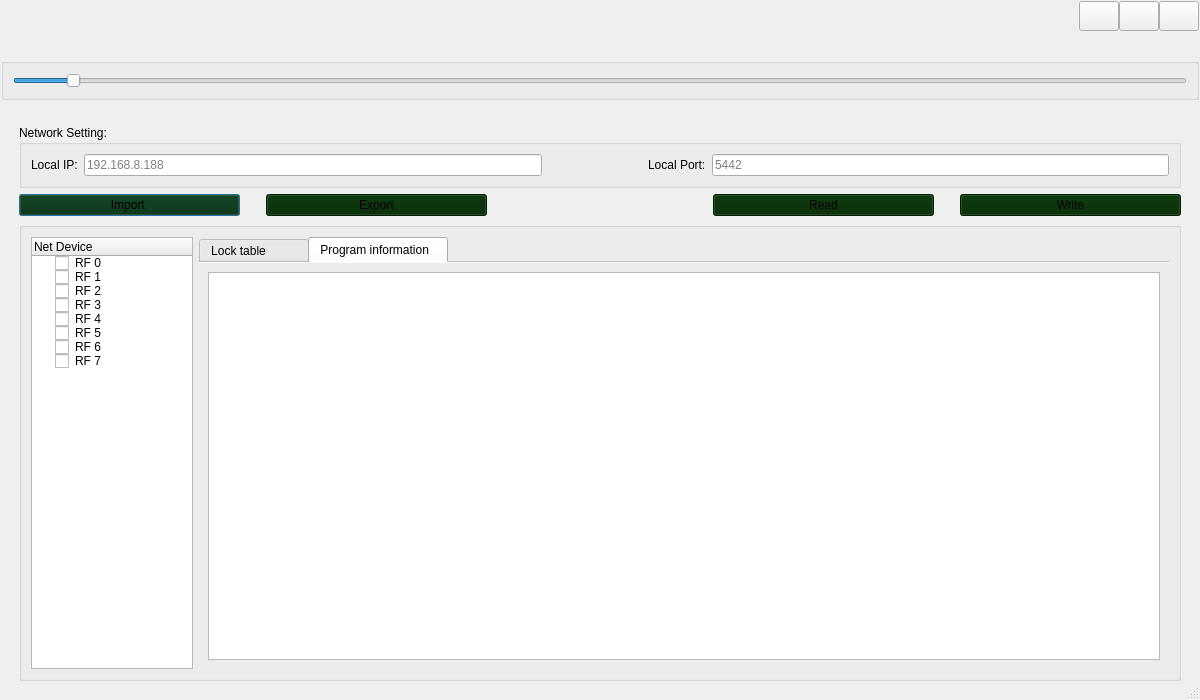
<?xml version="1.0" encoding="UTF-8"?>
<ui version="4.0">
 <class>Hdmioptiongui</class>
 <widget class="QDialog" name="Hdmioptiongui">
  <property name="enabled">
   <bool>true</bool>
  </property>
  <property name="geometry">
   <rect>
    <x>0</x>
    <y>0</y>
    <width>1200</width>
    <height>700</height>
   </rect>
  </property>
  <property name="sizePolicy">
   <sizepolicy hsizetype="Expanding" vsizetype="Expanding">
    <horstretch>0</horstretch>
    <verstretch>0</verstretch>
   </sizepolicy>
  </property>
  <property name="windowTitle">
   <string>Form</string>
  </property>
  <property name="layoutDirection">
   <enum>Qt::LeftToRight</enum>
  </property>
  <property name="sizeGripEnabled">
   <bool>true</bool>
  </property>
  <layout class="QVBoxLayout" name="verticalLayout">
   <property name="spacing">
    <number>7</number>
   </property>
   <property name="leftMargin">
    <number>1</number>
   </property>
   <property name="topMargin">
    <number>1</number>
   </property>
   <property name="rightMargin">
    <number>1</number>
   </property>
   <property name="bottomMargin">
    <number>1</number>
   </property>
   <item>
    <widget class="QWidget" name="widgetTitle" native="true">
     <property name="sizePolicy">
      <sizepolicy hsizetype="Preferred" vsizetype="Fixed">
       <horstretch>0</horstretch>
       <verstretch>0</verstretch>
      </sizepolicy>
     </property>
     <layout class="QHBoxLayout" name="horizontalLayout_2">
      <property name="spacing">
       <number>10</number>
      </property>
      <property name="leftMargin">
       <number>10</number>
      </property>
      <property name="topMargin">
       <number>0</number>
      </property>
      <property name="rightMargin">
       <number>0</number>
      </property>
      <property name="bottomMargin">
       <number>0</number>
      </property>
      <item>
       <widget class="QLabel" name="labIco">
        <property name="styleSheet">
         <string notr="true"/>
        </property>
        <property name="text">
         <string/>
        </property>
        <property name="alignment">
         <set>Qt::AlignCenter</set>
        </property>
       </widget>
      </item>
      <item>
       <widget class="QLabel" name="labTitle">
        <property name="styleSheet">
         <string notr="true"/>
        </property>
        <property name="text">
         <string/>
        </property>
        <property name="alignment">
         <set>Qt::AlignLeading|Qt::AlignLeft|Qt::AlignVCenter</set>
        </property>
       </widget>
      </item>
      <item>
       <widget class="QWidget" name="widgetTop" native="true">
        <layout class="QHBoxLayout" name="horizontalLayout_3">
         <property name="spacing">
          <number>0</number>
         </property>
         <property name="leftMargin">
          <number>0</number>
         </property>
         <property name="topMargin">
          <number>0</number>
         </property>
         <property name="rightMargin">
          <number>0</number>
         </property>
         <property name="bottomMargin">
          <number>0</number>
         </property>
        </layout>
       </widget>
      </item>
      <item>
       <spacer name="horizontalSpacer">
        <property name="orientation">
         <enum>Qt::Horizontal</enum>
        </property>
        <property name="sizeHint" stdset="0">
         <size>
          <width>40</width>
          <height>20</height>
         </size>
        </property>
       </spacer>
      </item>
      <item>
       <widget class="QWidget" name="widgetMenu" native="true">
        <layout class="QGridLayout" name="gridLayout_2">
         <property name="leftMargin">
          <number>0</number>
         </property>
         <property name="topMargin">
          <number>0</number>
         </property>
         <property name="rightMargin">
          <number>0</number>
         </property>
         <property name="bottomMargin">
          <number>0</number>
         </property>
         <property name="spacing">
          <number>0</number>
         </property>
         <item row="1" column="1" colspan="3">
          <spacer name="verticalSpacer">
           <property name="orientation">
            <enum>Qt::Vertical</enum>
           </property>
           <property name="sizeHint" stdset="0">
            <size>
             <width>20</width>
             <height>20</height>
            </size>
           </property>
          </spacer>
         </item>
         <item row="0" column="1">
          <widget class="QPushButton" name="btnMenu_Min">
           <property name="sizePolicy">
            <sizepolicy hsizetype="Minimum" vsizetype="Expanding">
             <horstretch>0</horstretch>
             <verstretch>0</verstretch>
            </sizepolicy>
           </property>
           <property name="minimumSize">
            <size>
             <width>30</width>
             <height>30</height>
            </size>
           </property>
           <property name="cursor">
            <cursorShape>ArrowCursor</cursorShape>
           </property>
           <property name="focusPolicy">
            <enum>Qt::NoFocus</enum>
           </property>
           <property name="toolTip">
            <string>最小化</string>
           </property>
           <property name="text">
            <string/>
           </property>
          </widget>
         </item>
         <item row="0" column="3">
          <widget class="QPushButton" name="btnMenu_Close">
           <property name="sizePolicy">
            <sizepolicy hsizetype="Minimum" vsizetype="Expanding">
             <horstretch>0</horstretch>
             <verstretch>0</verstretch>
            </sizepolicy>
           </property>
           <property name="minimumSize">
            <size>
             <width>30</width>
             <height>30</height>
            </size>
           </property>
           <property name="cursor">
            <cursorShape>ArrowCursor</cursorShape>
           </property>
           <property name="focusPolicy">
            <enum>Qt::NoFocus</enum>
           </property>
           <property name="toolTip">
            <string>关闭</string>
           </property>
           <property name="text">
            <string/>
           </property>
          </widget>
         </item>
         <item row="0" column="2">
          <widget class="QPushButton" name="btnMenu_Max">
           <property name="sizePolicy">
            <sizepolicy hsizetype="Minimum" vsizetype="Expanding">
             <horstretch>0</horstretch>
             <verstretch>0</verstretch>
            </sizepolicy>
           </property>
           <property name="minimumSize">
            <size>
             <width>30</width>
             <height>30</height>
            </size>
           </property>
           <property name="focusPolicy">
            <enum>Qt::NoFocus</enum>
           </property>
           <property name="text">
            <string/>
           </property>
          </widget>
         </item>
        </layout>
       </widget>
      </item>
     </layout>
    </widget>
   </item>
   <item>
    <widget class="QGroupBox" name="gbx_SelectPage">
     <property name="sizePolicy">
      <sizepolicy hsizetype="Expanding" vsizetype="Fixed">
       <horstretch>0</horstretch>
       <verstretch>0</verstretch>
      </sizepolicy>
     </property>
     <property name="title">
      <string/>
     </property>
     <layout class="QHBoxLayout" name="horizontalLayout" stretch="9">
      <item>
       <widget class="QSlider" name="sli_H">
        <property name="sizePolicy">
         <sizepolicy hsizetype="Expanding" vsizetype="Fixed">
          <horstretch>0</horstretch>
          <verstretch>20</verstretch>
         </sizepolicy>
        </property>
        <property name="minimum">
         <number>6</number>
        </property>
        <property name="maximum">
         <number>72</number>
        </property>
        <property name="value">
         <number>9</number>
        </property>
        <property name="orientation">
         <enum>Qt::Horizontal</enum>
        </property>
       </widget>
      </item>
     </layout>
    </widget>
   </item>
   <item>
    <widget class="QStackedWidget" name="stackedWidget">
     <property name="enabled">
      <bool>true</bool>
     </property>
     <property name="styleSheet">
      <string notr="true"/>
     </property>
     <property name="currentIndex">
      <number>0</number>
     </property>
     <widget class="QWidget" name="page">
      <property name="autoFillBackground">
       <bool>false</bool>
      </property>
      <layout class="QGridLayout" name="gridLayout_8" rowstretch="0,0,1">
       <item row="2" column="0">
        <widget class="QWidget" name="widget" native="true">
         <property name="sizePolicy">
          <sizepolicy hsizetype="Expanding" vsizetype="Expanding">
           <horstretch>0</horstretch>
           <verstretch>0</verstretch>
          </sizepolicy>
         </property>
         <layout class="QGridLayout" name="gridLayout_6">
          <item row="0" column="0">
           <widget class="QGroupBox" name="groupBox">
            <property name="title">
             <string>Network Setting:</string>
            </property>
            <layout class="QGridLayout" name="gridLayout">
             <item row="0" column="0">
              <widget class="QLabel" name="label">
               <property name="text">
                <string>Local IP:</string>
               </property>
              </widget>
             </item>
             <item row="0" column="1">
              <widget class="QLineEdit" name="lin_LIP">
               <property name="text">
                <string/>
               </property>
               <property name="placeholderText">
                <string>192.168.8.188</string>
               </property>
              </widget>
             </item>
             <item row="0" column="4">
              <widget class="QLineEdit" name="lin_LPort">
               <property name="text">
                <string/>
               </property>
               <property name="placeholderText">
                <string>5442</string>
               </property>
              </widget>
             </item>
             <item row="0" column="3">
              <widget class="QLabel" name="label_2">
               <property name="text">
                <string>Local Port:</string>
               </property>
              </widget>
             </item>
             <item row="0" column="2">
              <spacer name="horizontalSpacer_2">
               <property name="orientation">
                <enum>Qt::Horizontal</enum>
               </property>
               <property name="sizeType">
                <enum>QSizePolicy::Fixed</enum>
               </property>
               <property name="sizeHint" stdset="0">
                <size>
                 <width>100</width>
                 <height>20</height>
                </size>
               </property>
              </spacer>
             </item>
            </layout>
           </widget>
          </item>
          <item row="1" column="0">
           <layout class="QHBoxLayout" name="horizontalLayout_4" stretch="1,0,1,1,1,1,1">
            <item>
             <widget class="QPushButton" name="btn_Upload">
              <property name="styleSheet">
               <string notr="true">background-color: rgb(0, 40, 0);</string>
              </property>
              <property name="text">
               <string>Import </string>
              </property>
             </widget>
            </item>
            <item>
             <spacer name="horizontalSpacer_6">
              <property name="orientation">
               <enum>Qt::Horizontal</enum>
              </property>
              <property name="sizeHint" stdset="0">
               <size>
                <width>20</width>
                <height>20</height>
               </size>
              </property>
             </spacer>
            </item>
            <item>
             <widget class="QPushButton" name="btn_Backup">
              <property name="styleSheet">
               <string notr="true">background-color: rgb(0, 40, 0);</string>
              </property>
              <property name="text">
               <string>Export</string>
              </property>
             </widget>
            </item>
            <item>
             <spacer name="horizontalSpacer_5">
              <property name="orientation">
               <enum>Qt::Horizontal</enum>
              </property>
              <property name="sizeHint" stdset="0">
               <size>
                <width>40</width>
                <height>20</height>
               </size>
              </property>
             </spacer>
            </item>
            <item>
             <widget class="QPushButton" name="btn_Read">
              <property name="styleSheet">
               <string notr="true">background-color: rgb(0, 40, 0);</string>
              </property>
              <property name="text">
               <string>Read</string>
              </property>
             </widget>
            </item>
            <item>
             <spacer name="horizontalSpacer_4">
              <property name="orientation">
               <enum>Qt::Horizontal</enum>
              </property>
              <property name="sizeType">
               <enum>QSizePolicy::Fixed</enum>
              </property>
              <property name="sizeHint" stdset="0">
               <size>
                <width>20</width>
                <height>20</height>
               </size>
              </property>
             </spacer>
            </item>
            <item>
             <widget class="QPushButton" name="btn_Write">
              <property name="styleSheet">
               <string notr="true">background-color: rgb(0, 40, 0);</string>
              </property>
              <property name="text">
               <string>Write</string>
              </property>
             </widget>
            </item>
           </layout>
          </item>
          <item row="2" column="0">
           <widget class="QGroupBox" name="groupBox_2">
            <property name="title">
             <string/>
            </property>
            <layout class="QGridLayout" name="gridLayout_5" columnstretch="1,6">
             <item row="0" column="0">
              <widget class="QTreeWidget" name="treeW_RFn">
               <column>
                <property name="text">
                 <string>Net Device</string>
                </property>
                <property name="icon">
                 <iconset>
                  <normaloff>qss/psblack/uilogo/net.png</normaloff>qss/psblack/uilogo/net.png</iconset>
                </property>
               </column>
               <item>
                <property name="text">
                 <string>RF 0</string>
                </property>
                <property name="checkState">
                 <enum>Unchecked</enum>
                </property>
               </item>
               <item>
                <property name="text">
                 <string>RF 1</string>
                </property>
                <property name="checkState">
                 <enum>Unchecked</enum>
                </property>
               </item>
               <item>
                <property name="text">
                 <string>RF 2</string>
                </property>
                <property name="checkState">
                 <enum>Unchecked</enum>
                </property>
               </item>
               <item>
                <property name="text">
                 <string>RF 3</string>
                </property>
                <property name="checkState">
                 <enum>Unchecked</enum>
                </property>
               </item>
               <item>
                <property name="text">
                 <string>RF 4</string>
                </property>
                <property name="checkState">
                 <enum>Unchecked</enum>
                </property>
               </item>
               <item>
                <property name="text">
                 <string>RF 5</string>
                </property>
                <property name="checkState">
                 <enum>Unchecked</enum>
                </property>
               </item>
               <item>
                <property name="text">
                 <string>RF 6</string>
                </property>
                <property name="checkState">
                 <enum>Unchecked</enum>
                </property>
               </item>
               <item>
                <property name="text">
                 <string>RF 7</string>
                </property>
                <property name="checkState">
                 <enum>Unchecked</enum>
                </property>
               </item>
              </widget>
             </item>
             <item row="0" column="1">
              <widget class="QTabWidget" name="tw_Setting">
               <property name="contextMenuPolicy">
                <enum>Qt::DefaultContextMenu</enum>
               </property>
               <property name="currentIndex">
                <number>1</number>
               </property>
               <property name="documentMode">
                <bool>true</bool>
               </property>
               <property name="tabsClosable">
                <bool>false</bool>
               </property>
               <property name="movable">
                <bool>false</bool>
               </property>
               <property name="tabBarAutoHide">
                <bool>false</bool>
               </property>
               <widget class="QWidget" name="tab_Lock">
                <attribute name="title">
                 <string>Lock table         </string>
                </attribute>
                <layout class="QGridLayout" name="gridLayout_4" rowstretch="4">
                 <item row="0" column="0">
                  <widget class="QGroupBox" name="groupBox_3">
                   <property name="sizePolicy">
                    <sizepolicy hsizetype="Preferred" vsizetype="Preferred">
                     <horstretch>0</horstretch>
                     <verstretch>0</verstretch>
                    </sizepolicy>
                   </property>
                   <property name="title">
                    <string/>
                   </property>
                   <layout class="QGridLayout" name="gridLayout_3">
                    <item row="2" column="1">
                     <widget class="QLineEdit" name="lin_Switch"/>
                    </item>
                    <item row="1" column="5">
                     <widget class="QLineEdit" name="lin_Symbol"/>
                    </item>
                    <item row="1" column="1">
                     <widget class="QLineEdit" name="lin_LOF2"/>
                    </item>
                    <item row="2" column="0">
                     <widget class="QLabel" name="label_5">
                      <property name="text">
                       <string>Switch:</string>
                      </property>
                     </widget>
                    </item>
                    <item row="3" column="0">
                     <widget class="QLabel" name="label_6">
                      <property name="text">
                       <string>Diseqc:</string>
                      </property>
                     </widget>
                    </item>
                    <item row="2" column="5">
                     <widget class="QComboBox" name="com_Polarity">
                      <item>
                       <property name="text">
                        <string>H</string>
                       </property>
                      </item>
                      <item>
                       <property name="text">
                        <string>V</string>
                       </property>
                      </item>
                     </widget>
                    </item>
                    <item row="2" column="4">
                     <widget class="QLabel" name="label_9">
                      <property name="text">
                       <string>Polarity:</string>
                      </property>
                     </widget>
                    </item>
                    <item row="1" column="4">
                     <widget class="QLabel" name="label_8">
                      <property name="text">
                       <string>Symbol rate:</string>
                      </property>
                     </widget>
                    </item>
                    <item row="3" column="1">
                     <widget class="QComboBox" name="com_Diseqc">
                      <item>
                       <property name="text">
                        <string>.</string>
                       </property>
                      </item>
                      <item>
                       <property name="text">
                        <string>Diseqc A</string>
                       </property>
                      </item>
                      <item>
                       <property name="text">
                        <string>Diseqc B</string>
                       </property>
                      </item>
                      <item>
                       <property name="text">
                        <string>Diseqc C</string>
                       </property>
                      </item>
                      <item>
                       <property name="text">
                        <string>Diseqc D</string>
                       </property>
                      </item>
                     </widget>
                    </item>
                    <item row="0" column="0">
                     <widget class="QLabel" name="label_3">
                      <property name="text">
                       <string>LOF1:</string>
                      </property>
                     </widget>
                    </item>
                    <item row="0" column="4">
                     <widget class="QLabel" name="label_7">
                      <property name="text">
                       <string>Frequency:</string>
                      </property>
                     </widget>
                    </item>
                    <item row="0" column="3">
                     <spacer name="horizontalSpacer_3">
                      <property name="orientation">
                       <enum>Qt::Horizontal</enum>
                      </property>
                      <property name="sizeType">
                       <enum>QSizePolicy::Fixed</enum>
                      </property>
                      <property name="sizeHint" stdset="0">
                       <size>
                        <width>100</width>
                        <height>20</height>
                       </size>
                      </property>
                     </spacer>
                    </item>
                    <item row="0" column="1">
                     <widget class="QLineEdit" name="lin_LOF1"/>
                    </item>
                    <item row="0" column="5">
                     <widget class="QLineEdit" name="lin_Freq"/>
                    </item>
                    <item row="1" column="0">
                     <widget class="QLabel" name="label_4">
                      <property name="text">
                       <string>LOF2:</string>
                      </property>
                     </widget>
                    </item>
                    <item row="1" column="6">
                     <widget class="QLabel" name="label_11">
                      <property name="text">
                       <string>KSps</string>
                      </property>
                     </widget>
                    </item>
                    <item row="0" column="2">
                     <widget class="QLabel" name="label_14">
                      <property name="text">
                       <string>HZ</string>
                      </property>
                     </widget>
                    </item>
                    <item row="1" column="2">
                     <widget class="QLabel" name="label_13">
                      <property name="text">
                       <string>HZ</string>
                      </property>
                     </widget>
                    </item>
                    <item row="0" column="6">
                     <widget class="QLabel" name="label_10">
                      <property name="text">
                       <string>MHZ</string>
                      </property>
                     </widget>
                    </item>
                    <item row="2" column="2">
                     <widget class="QLabel" name="label_12">
                      <property name="text">
                       <string>HZ</string>
                      </property>
                     </widget>
                    </item>
                   </layout>
                  </widget>
                 </item>
                </layout>
               </widget>
               <widget class="QWidget" name="tab_Program">
                <attribute name="title">
                 <string>Program information  </string>
                </attribute>
                <layout class="QGridLayout" name="gridLayout_7">
                 <item row="0" column="0">
                  <widget class="QTableWidget" name="tabW_PgmArg"/>
                 </item>
                </layout>
               </widget>
              </widget>
             </item>
            </layout>
           </widget>
          </item>
         </layout>
        </widget>
       </item>
      </layout>
     </widget>
    </widget>
   </item>
  </layout>
 </widget>
 <resources/>
 <connections/>
</ui>
